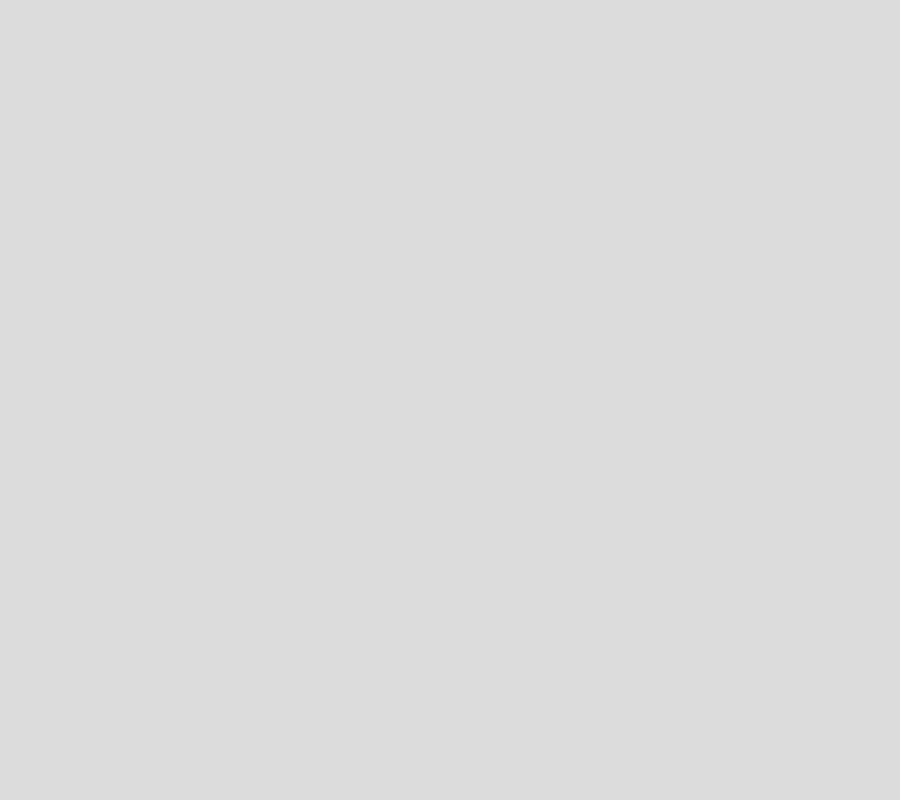
Frame 1 (no input)
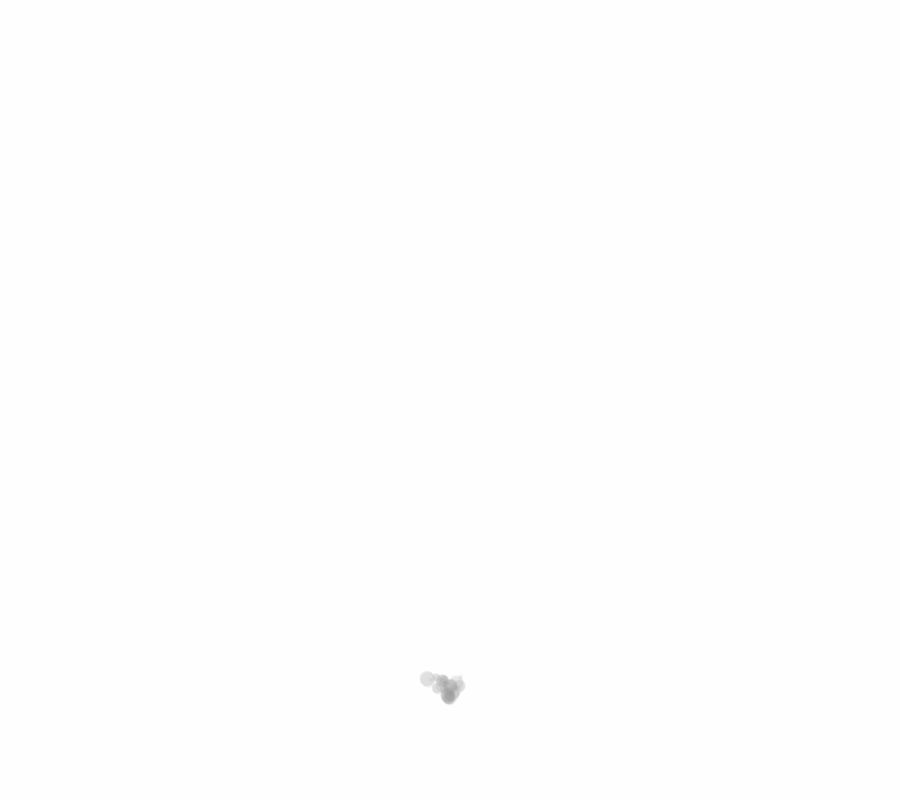
Frame 60 (the mouse pressed at the canvas centre just before this capture)
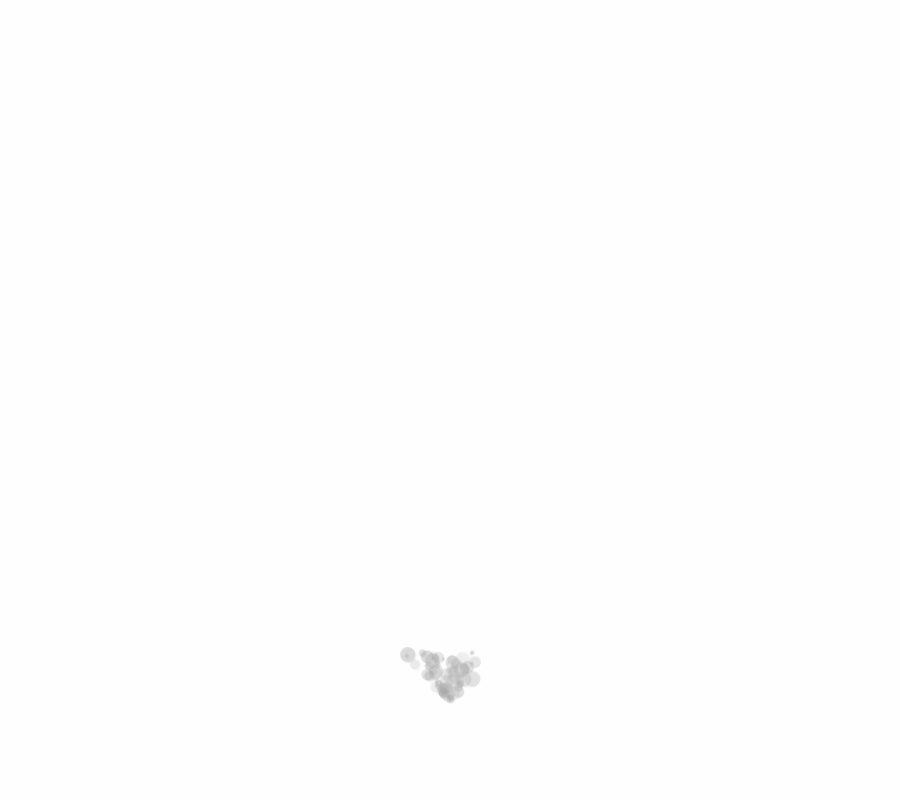
Frame 120 (the mouse held since frame 60 and released just before this capture)

The Processing sketch that drew these frames (run headless with seeded random() and noise(); from frame 60 on, the mouse is pressed at the canvas centre):

// Processing sketch: Turbulence_smoke
// ── Turbulence_smoke.pde
final int PART_COUNT = 4000;
Part[] parts = new Part[PART_COUNT];

float emissionRate = .6;
float tempPartCount;

void setup() {
  size(900, 800);

  for (int i=0; i<parts.length; i++) {
    PVector p = new PVector(width/2, 700);
    parts[i] = new Part(p, new PVector(random(-.4, .4), random(-.4, -3)), random(.2, 8));
  }
}

// semi-transparent background
void draw() {
  fill(255, 80);
  noStroke();
  rect(-1, -1, width+1, height+1);

  for (int i=0; i<tempPartCount; i++) {
    parts[i].move();
    parts[i].draw();
  }
  if (tempPartCount < PART_COUNT - emissionRate) {
    tempPartCount +=emissionRate;
  }
}

// ── Part.pde
class Part {

  //reference variables
  PVector pos, spd;
  // sometimes we need to create a copy of original values
  PVector spdInit;
  float theta = 0;
  float freq = 0;
  float amp = 0;
  float wind = 0;

  //primitive variable
  float rad;

  // default cstr
  Part() {
  }

  Part(PVector pos, PVector spd, float rad) {
    this.pos = pos;
    this.spd = spd;
    // we can't simply assign two reference variables to one another,
    // as they'll share the same address
    spdInit = new PVector(spd.x, spd.y, spd.z);
    this.rad = rad;
    freq = random(PI/90, PI/30);
    amp = random(-.1, .1);
    wind = random(-.1, .1);
  }

  void move() {
    // spd.x += sin
    spd.x = spdInit.x + sin(theta)*amp + wind;
    pos.add(spd);
    theta += freq;
  }

  void draw() {
    fill(150, random(5, 50));
    pushMatrix();
    translate(pos.x, pos.y);
    ellipse(0, 0, rad*2, rad*2);
    popMatrix();
  }
}
